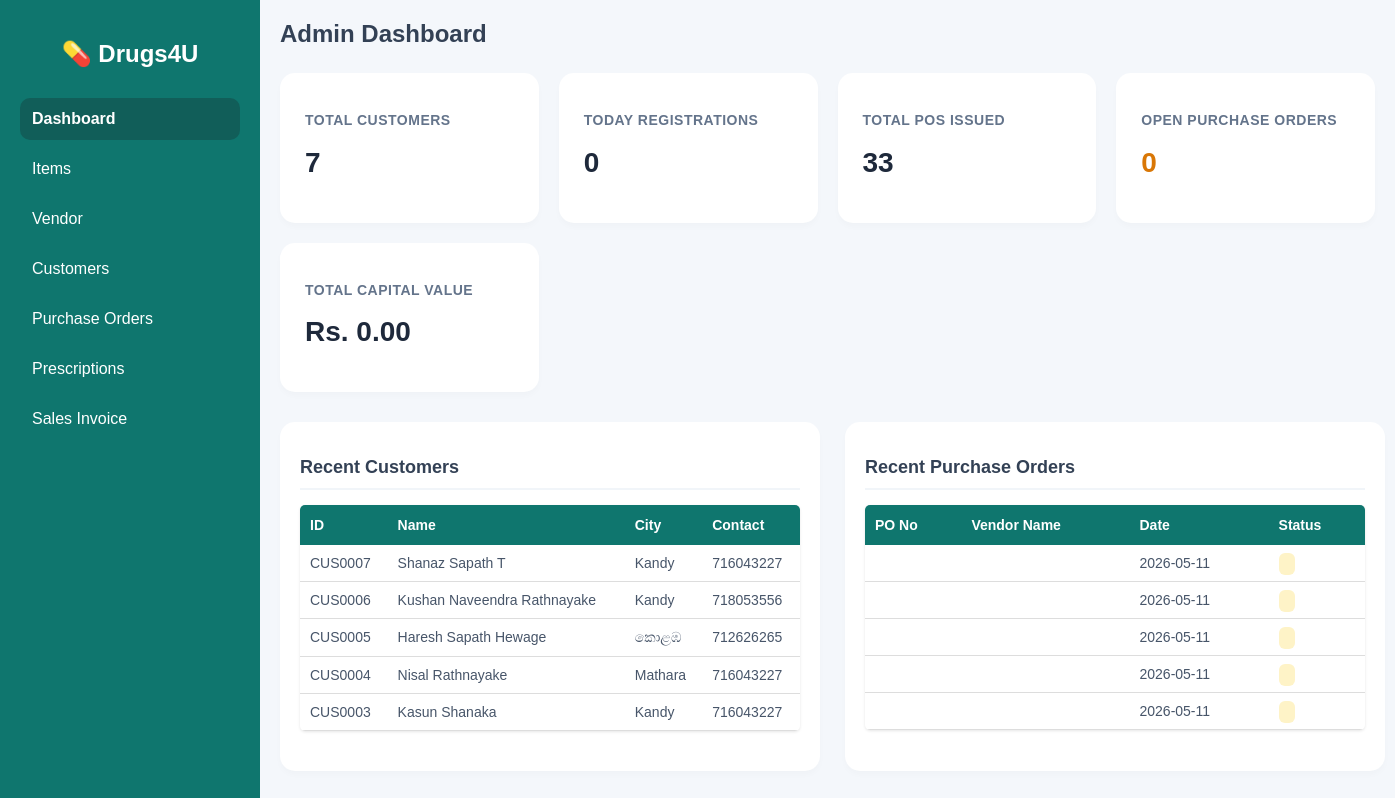
/dashboard.php, run on an earlier commit of the app's database.
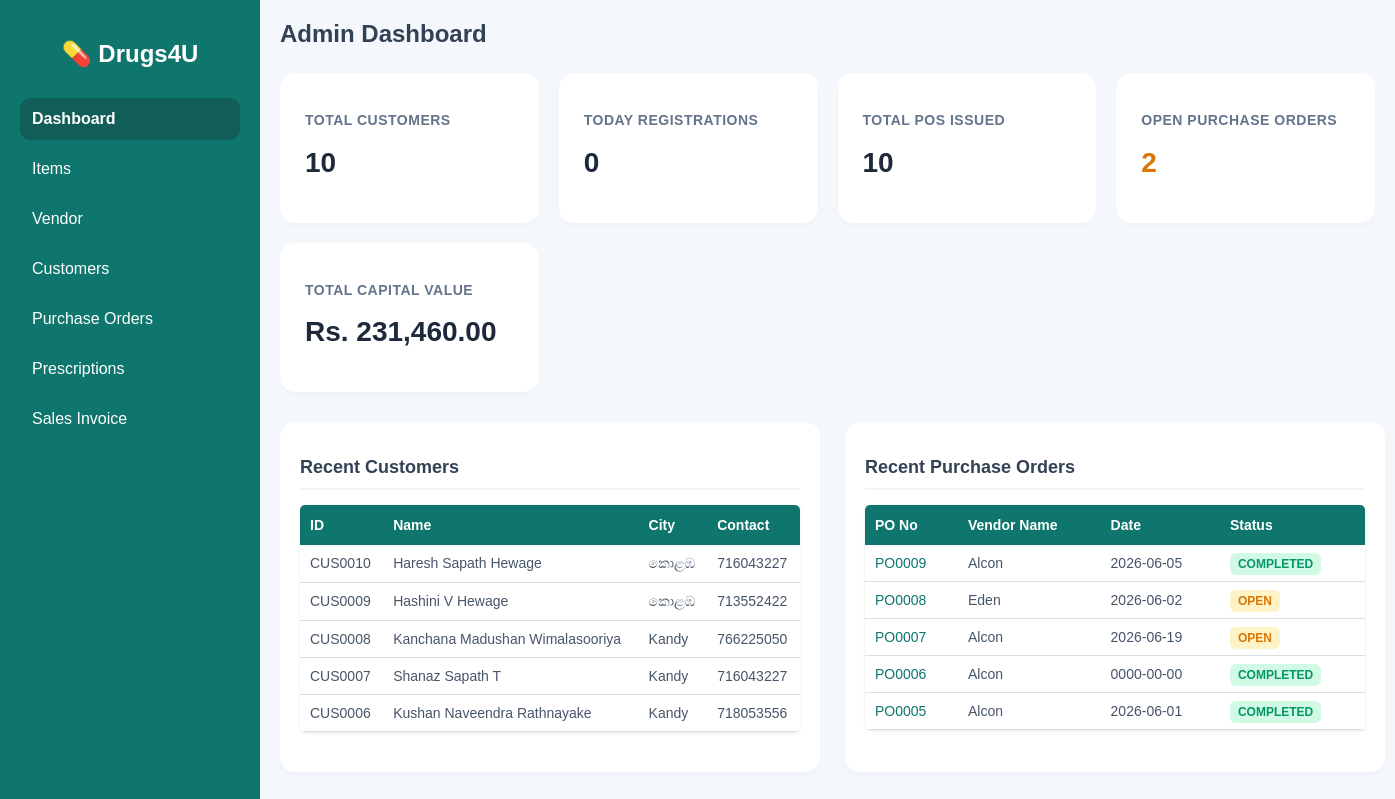
And on a later commit of the database.
### tables this page shows
CREATE TABLE `customer` (
  `id` int(11) NOT NULL,
  `cus_id` varchar(18) NOT NULL,
  `f_name` varchar(200) NOT NULL,
  `m_name` varchar(200) NOT NULL,
  `s_name` varchar(200) NOT NULL,
  `fl_name` varchar(350) NOT NULL,
  `gender` varchar(10) NOT NULL,
  `dob` date NOT NULL,
  `age` int(3) NOT NULL,
  `address` varchar(500) NOT NULL,
  `city` varchar(250) NOT NULL,
  `con_no` int(25) NOT NULL,
  `email` varchar(25) NOT NULL,
  `pass` varchar(255) NOT NULL
);

CREATE TABLE `purchase_order` (
  `po_id` int(11) NOT NULL,
  `po_no` varchar(20) DEFAULT NULL,
  `vendor_id` varchar(20) DEFAULT NULL,
  `vendor_name` varchar(150) DEFAULT NULL,
  `po_date` date DEFAULT NULL,
  `created_at` timestamp NOT NULL DEFAULT current_timestamp(),
  `status` varchar(20) DEFAULT NULL
);

### dashboard.php (the view, shortened to what the changed rows need)
<?php
include 'connection.php';
function runQuery($conn, $sql){
    $result = mysqli_query($conn, $sql);
    return $result;
}
$totalCustomersRes = runQuery($conn, "SELECT COUNT(*) as total FROM customer");
$totalCustomers = mysqli_fetch_assoc($totalCustomersRes)['total'];
$todayCustomersRes = runQuery($conn, "SELECT COUNT(*) as total FROM customer WHERE DATE(DOB)=CURDATE()");
$todayCustomers = mysqli_fetch_assoc($todayCustomersRes)['total'];
$customers = runQuery($conn, "SELECT * FROM customer ORDER BY cus_id DESC LIMIT 5");
$totalPOsRes = runQuery($conn, "SELECT COUNT(*) as total FROM purchase_order");
$totalPOs = mysqli_fetch_assoc($totalPOsRes)['total'];
$openPOsRes = runQuery($conn, "SELECT COUNT(*) as total FROM purchase_order WHERE UPPER(status)='OPEN'");
$openPOs = mysqli_fetch_assoc($openPOsRes)['total'];
$poValueRes = runQuery($conn, "SELECT COALESCE(SUM(total), 0) as total_val FROM purchase_order_items");
$poValue = mysqli_fetch_assoc($poValueRes)['total_val'];
$recent_pos = runQuery($conn, "SELECT * FROM purchase_order ORDER BY po_id DESC LIMIT 5");
?>
<!DOCTYPE html>
<html lang="en">
<head>
</head>
<body>
<div class="wrapper">
    <div class="sidebar">
        <h2>💊 Drugs4U</h2>
    </div>
    <div class="main-content">
        <div class="top-bar">
            <h2>Admin Dashboard</h2>
        </div>
        <div class="container">
            <div class="cards">
                <div class="card">
                    <h3>Total Customers</h3>
                    <h1><?php echo htmlspecialchars($totalCustomers); ?></h1>
                </div>
                <div class="card">
                    <h1><?php echo htmlspecialchars($todayCustomers); ?></h1>
                </div>
                <div class="card">
                    <h3>Total POs Issued</h3>
                    <h1><?php echo htmlspecialchars($totalPOs); ?></h1>
                </div>
                <div class="card">
                    <h3>Open Purchase Orders</h3>
                    <h1 style="color: #d97706;"><?php echo htmlspecialchars($openPOs); ?></h1>
                </div>
                <div class="card">
                    <h3>Total Capital Value</h3>
                    <h1>Rs. <?php echo number_format($poValue, 2); ?></h1>
                </div>
            </div>
            <div class="dashboard-grid">
                <div class="table-section">
                    <h2>Recent Customers</h2>
                    <div class="table-responsive">
                        <table>
                            <tr>
                                <th>ID</th>
                                <th>Name</th>
                                <th>City</th>
                                <th>Contact</th>
                            </tr>
                            <?php if(mysqli_num_rows($customers) > 0) { ?>
                                <?php while($row = mysqli_fetch_assoc($customers)){ ?>
                                <tr>
                                    <td><?php echo htmlspecialchars($row['cus_id']); ?></td>
                                    <td><?php echo htmlspecialchars($row['fl_name']); ?></td>
                                    <td><?php echo htmlspecialchars($row['city']); ?></td>
                                    <td><?php echo htmlspecialchars($row['con_no']); ?></td>
                                </tr>
                                <?php } ?>
                            <?php } else { ?>
                                <tr><td colspan="4" style="text-align:center;">No recent customers found</td></tr>
                            <?php } ?>
                        </table>
                    </div>
                </div>
                <div class="table-section">
                    <h2>Recent Purchase Orders</h2>
                    <div class="table-responsive">
                        <table>
                            <tr>
                                <th>PO No</th>
                                <th>Vendor Name</th>
                                <th>Date</th>
                                <th>Status</th>
                            </tr>
                            <?php if(mysqli_num_rows($recent_pos) > 0) { ?>
                                <?php while($po = mysqli_fetch_assoc($recent_pos)){
                                    $statusClass = (strtoupper($po['status']) == 'COMPLETED') ? 'status-completed' : 'status-open';
                                ?>
                                <tr>
                                    <td><a href="purchase_order.php?edit_po=<?= urlencode($po['po_no']) ?>" style="color:#0f766e; font-weight:500; text-decoration:none;"><?= htmlspecialchars($po['po_no']) ?></a></td>
                                    <td><?= htmlspecialchars($po['vendor_name']) ?></td>
                                    <td><?= htmlspecialchars($po['po_date']) ?></td>
                                    <td><span class="status-badge <?= $statusClass ?>"><?= htmlspecialchars($po['status']) ?></span></td>
                                </tr>
                                <?php } ?>
                            <?php } else { ?>
                                <tr><td colspan="4" style="text-align:center;">No recent purchase orders found</td></tr>
                            <?php } ?>
                        </table>
                    </div>
                </div>
            </div>
        </div>
    </div>
</div>
</body>
</html>

What changed in the data, as far as the page shows it:
no longer on this page (row unchanged): customer: cus "CUS0005", fl_name "Haresh Sapath Hewage", city "කොළඹ", con_no "712626265"
no longer on this page (row unchanged): customer: cus "CUS0004", fl_name "Nisal Rathnayake", city "Mathara", con_no "716043227"
no longer on this page (row unchanged): customer: cus "CUS0003", fl_name "Kasun Shanaka", city "Kandy", con_no "716043227"
removed purchase_order: po_date "2026-05-11"
removed purchase_order: po_date "2026-05-11"
removed purchase_order: po_date "2026-05-11"
removed purchase_order: po_date "2026-05-11"
removed purchase_order: po_date "2026-05-11"
added customer: cus "CUS0010", fl_name "Haresh Sapath Hewage", city "කොළඹ", con_no "716043227"
added customer: cus "CUS0009", fl_name "Hashini V Hewage", city "කොළඹ", con_no "713552422"
added customer: cus "CUS0008", fl_name "Kanchana Madushan Wimalasooriya", city "Kandy", con_no "766225050"
added purchase_order: po_no "PO0009", vendor_name "Alcon", po_date "2026-06-05", status "COMPLETED"
added purchase_order: po_no "PO0008", vendor_name "Eden", po_date "2026-06-02", status "OPEN"
added purchase_order: po_no "PO0007", vendor_name "Alcon", po_date "2026-06-19", status "OPEN"
added purchase_order: po_no "PO0006", vendor_name "Alcon", po_date "0000-00-00", status "COMPLETED"
added purchase_order: po_no "PO0005", vendor_name "Alcon", po_date "2026-06-01", status "COMPLETED"
Also different on the page:
$totalCustomers: "7" → "10"
$totalPOs: "33" → "10"
$openPOs: "0" → "2"
$poValue: "0.00" → "231,460.00"
